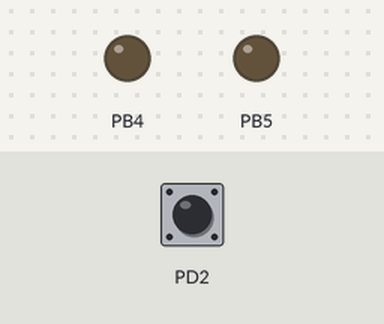
Simulated run of this program. Board: ATmega328P, built with avr-gcc and emulated at 16 MHz. Shown: output pins drawn as LEDs (lit = HIGH). The inputs (shaded band) are chosen by the test bench; at power-on: PD2 HIGH.

Above: at 1.2 s.
1.3 s: PD2 driven LOW
At 2.1 s:
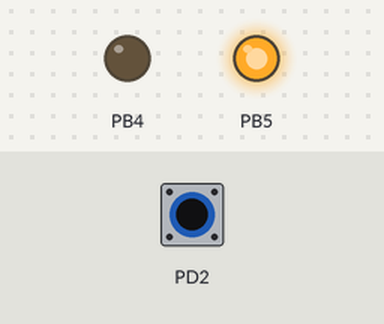
At 3.4 s:
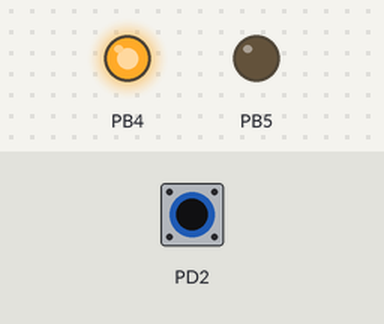
3.8 s: PD2 pulsed HIGH 2 times (0.12 s each, 0.3 s apart)
At 4.8 s:
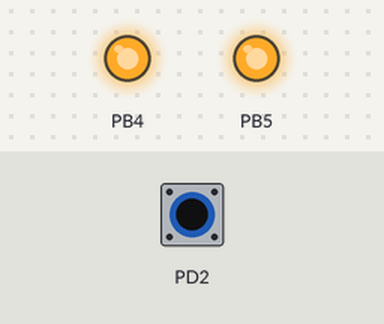
Timing chart, 0 to 13.4 s (numbered marks = the images above; inputs shaded):
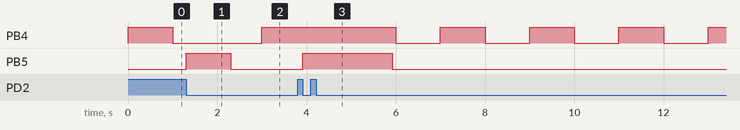

The program:

main.c
```c
/*
 * EXT_INT0.c
 *
 * Created: 2/14/2026 8:12:04 PM
 * Author : acer cc
 */

#define F_CPU 16000000UL
#include <avr/io.h>
#include <util/delay.h>
#include <avr/interrupt.h>

ISR(INT0_vect)  //Interrupt vector table
{
	PORTB|=(1<<PB5);
	_delay_ms(1000);
	PORTB&=~(1<<PB5);

}
int main(void)
{
   DDRB|=(1<<PB4);  //Configuring PB4 as output
   DDRB|=(1<<PB5);  //PB5 as output
   DDRD&=~(1<<PD2);     // Set INT0 pin (PD2)as input
   EIMSK|=(1<<INT0);   //Enable INT0 interrupt
   EICRA|=(1<<ISC01);  //Interrupt on falling edge
   sei();              //Enable global interrupt

    while (1)
    {
		PORTB|=(1<<PB4);
		_delay_ms(1000);
		PORTB&=~(1<<PB4);
		_delay_ms(1000);
    }
}
```

Measured:
- after the input at 1.3 s, PB5: LOW → HIGH at once, → LOW 1.0 s later
- after the input at 3.8 s, PB5: LOW → HIGH after 0.12 s, → LOW 2.0 s later
- by itself, PB4: alternates HIGH for 1.0 s and LOW for 1.0 s
